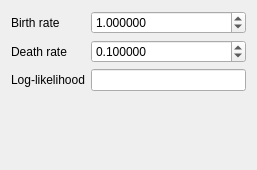
<?xml version="1.0" encoding="UTF-8"?>
<ui version="4.0">
 <class>QtBirthDeathModelLikelihoodWidget</class>
 <widget class="QWidget" name="QtBirthDeathModelLikelihoodWidget">
  <property name="geometry">
   <rect>
    <x>0</x>
    <y>0</y>
    <width>257</width>
    <height>170</height>
   </rect>
  </property>
  <property name="windowTitle">
   <string>Form</string>
  </property>
  <layout class="QGridLayout" name="gridLayout">
   <item row="2" column="0">
    <widget class="QLabel" name="label_log_likelihood">
     <property name="text">
      <string>Log-likelihood</string>
     </property>
    </widget>
   </item>
   <item row="2" column="1">
    <widget class="QLineEdit" name="edit_log_likelihood">
     <property name="readOnly">
      <bool>true</bool>
     </property>
    </widget>
   </item>
   <item row="1" column="0">
    <widget class="QLabel" name="label_death_rate">
     <property name="text">
      <string>Death rate</string>
     </property>
    </widget>
   </item>
   <item row="1" column="1">
    <widget class="QDoubleSpinBox" name="box_death_rate">
     <property name="decimals">
      <number>6</number>
     </property>
     <property name="maximum">
      <double>10.000000000000000</double>
     </property>
     <property name="singleStep">
      <double>0.010000000000000</double>
     </property>
     <property name="value">
      <double>0.100000000000000</double>
     </property>
    </widget>
   </item>
   <item row="0" column="0">
    <widget class="QLabel" name="label_birth_rate">
     <property name="text">
      <string>Birth rate</string>
     </property>
    </widget>
   </item>
   <item row="0" column="1">
    <widget class="QDoubleSpinBox" name="box_birth_rate">
     <property name="decimals">
      <number>6</number>
     </property>
     <property name="maximum">
      <double>10.000000000000000</double>
     </property>
     <property name="singleStep">
      <double>0.010000000000000</double>
     </property>
     <property name="value">
      <double>1.000000000000000</double>
     </property>
    </widget>
   </item>
   <item row="3" column="0">
    <spacer name="verticalSpacer">
     <property name="orientation">
      <enum>Qt::Vertical</enum>
     </property>
     <property name="sizeHint" stdset="0">
      <size>
       <width>20</width>
       <height>40</height>
      </size>
     </property>
    </spacer>
   </item>
  </layout>
 </widget>
 <resources/>
 <connections/>
</ui>
